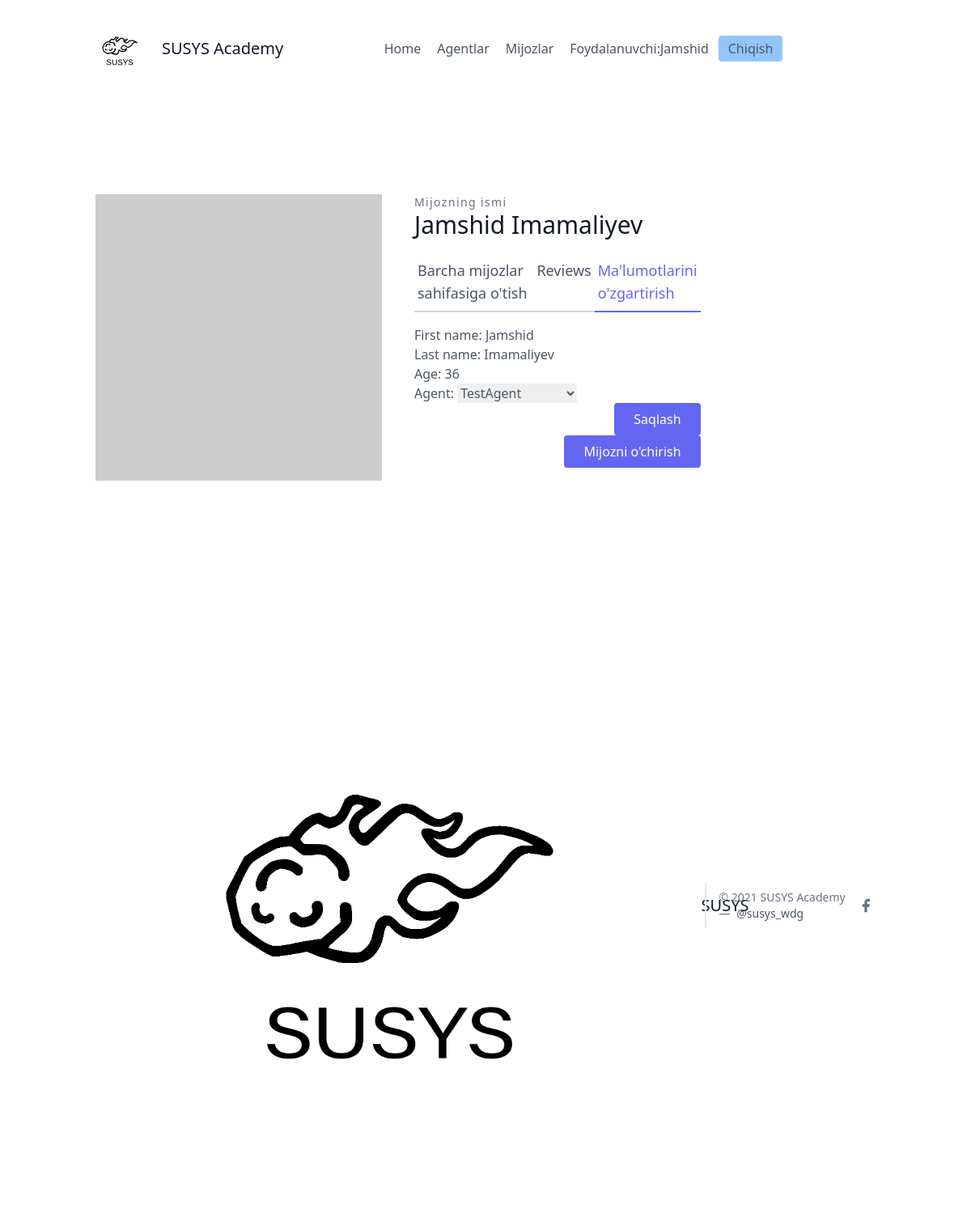
Screenshot of /customers/1/update/ (signed in) with the database file from the repository.
### customersapp/models.py (models this page shows, shortened)
class User(AbstractUser):
    is_company = models.BooleanField(default=True)
    is_agent = models.BooleanField(default=False)

class Customer(models.Model):
    first_name = models.CharField(max_length=20)
    last_name = models.CharField(max_length=20)
    age = models.IntegerField(default=1)
    company = models.ForeignKey(UserProfile, null=True, on_delete=models.CASCADE)
    agent = models.ForeignKey("Agent", null=True, blank=True, on_delete=models.SET_NULL)
    category = models.ForeignKey("Category", related_name='customer_related_name', null=True, blank=True, on_delete=models.SET_NULL)

### customersapp/views.py (the view, shortened to what this page needs)
# urls.py: path('<int:pk>/update/', CustomerUpdateView.as_view(), name='update_customer'),
class CustomerUpdateView(CompanyAndLoginRequiredMixin, UpdateView):
    template_name = 'customers/update_customer.html'
    form_class = CustomerModelForm
    queryset = Customer.objects.all()
    context_object_name = 'customer'

### customersapp/forms.py
class CustomerModelForm(forms.ModelForm):
    class Meta:
        model = Customer
        fields = (
            'first_name',
            'last_name',
            'age',
            'agent'
        )

### agentsapp/mixins.py (called while the page is built)
    def dispatch(self, request, *args, **kwargs):
        if not request.user.is_authenticated or not request.user.is_company:
            return redirect('login')
        return super().dispatch(request, *args, **kwargs)

### customersapp/models.py (called while the page is built)
    def __str__(self):
        return str(self.user)

### customersapp/templates/customers/update_customer.html (shortened to what this page needs)
{% extends 'base.html' %}
{% block content%}
 <section class="text-gray-600 body-font overflow-hidden">
    <div class="container px-5 py-24 mx-auto">
        <div class="lg:w-4/5 mx-auto flex flex-wrap">
            <img alt="ecommerce" class="lg:w-1/2 w-full lg:pr-10 lg:py-6 mb-6 lg:mb-0 object-cover object-center rounded" src="https://dummyimage.com/400x400">
            <div class="lg:w-1/2 w-full lg:pr-10 lg:py-6 mb-6 lg:mb-0">
                <h2 class="text-sm title-font text-gray-500 tracking-widest">Mijozning ismi</h2>
                <h1 class="text-gray-900 text-3xl title-font font-medium mb-4">{{customer.first_name}} {{customer.last_name}}</h1>
                <div class="flex mb-4">
                    <a href="{% url 'customersapp:customers_list'%}" class="flex-grow border-b-2 border-gray-300 py-2 text-lg px-1">
                        Barcha mijozlar sahifasiga o'tish
                    </a>
                    <a class="flex-grow border-b-2 border-gray-300 py-2 text-lg px-1">
                        Reviews
                    </a>
                    <a href = "{{customer.first_name}} {{customer.last_name}}"class="flex-grow text-indigo-500 border-b-2 border-indigo-500 py-2 text-lg px-1"> Ma'lumotlarini o'zgartirish
                    </a>
                </div>
                    <form method="post">
                        <p>
                        {{ form.as_p }}
                        <button type="submit" class="flex ml-auto text-white bg-indigo-500 border-0 py-2 px-6 focus:outline-none hover:bg-indigo-600 rounded">Saqlash</button>
                        <button class="flex ml-auto text-white bg-indigo-500 border-0 py-2 px-6 focus:outline-none hover:bg-indigo-600 rounded">
                        <a href="{% url 'customersapp:delete_customer' customer.pk %}"> Mijozni o'chirish</a>
                        </button>
                    </form>
            </div>
        </div>
    </div>
</section>
{% endblock %}

### frontend/details/navbar.html
{% load static %}
<header class="text-gray-600 body-font">
  <div class="container mx-auto flex flex-wrap p-5 flex-col md:flex-row items-center">
    <a class="flex title-font font-medium items-center text-gray-900 mb-4 md:mb-0">
      <img src="{% static 'img/logo-dark.png' %}" style="width: 80px;" alt="Logo">
      <span class="ml-3 text-xl">SUSYS Academy</span>
    </a>
    <nav class="md:ml-auto md:mr-auto flex flex-wrap items-center text-base justify-center">
      <a href="/" class="mr-5 hover:text-gray-900">Home</a>
    {% if not request.user.is_authenticated %}
      </nav>
        <button class="inline-flex items-center bg-blue-300 border-0 py-1 px-3 focus:outline-none hover:bg-blue-200 rounded text-base mt-4 md:mt-0" style="margin-right: 20px">
          <a href="{% url 'signup' %}">Ro'yxatdan o'tish
          </a>
        </button>
    {% else %}
      {% if request.user.is_company %}
      <a href="/agents/" class="mr-5 hover:text-grey-900">Agentlar</a>
      {% endif %}
      <a href="/customers/" class="mr-5 hover:text-gray-900">Mijozlar</a>
    {% endif %}
    {% if request.user.is_authenticated %}
      Foydalanuvchi:{{ request.user.username }}
        <button class="ml-3 inline-flex items-center bg-blue-300 border-0 py-1 px-3 focus:outline-none hover:bg-blue-200 rounded text-base mt-4 md:mt-0">
          <a href="{% url 'logout' %}">
            Chiqish
          </a>
        </button>
      {% else %}
        <button class="inline-flex items-center bg-blue-300 border-0 py-1 px-3 focus:outline-none hover:bg-blue-200 rounded text-base mt-4 md:mt-0">
          <a href="{% url 'login' %}">
            Kirish
          </a>
        </button>
    {% endif %}
  </div>
</header>

### rows the page displays
User: user.username "Jamshid"
Customer: first_name "Jamshid", last_name "Imamaliyev", age "36", agent "TestAgent"
